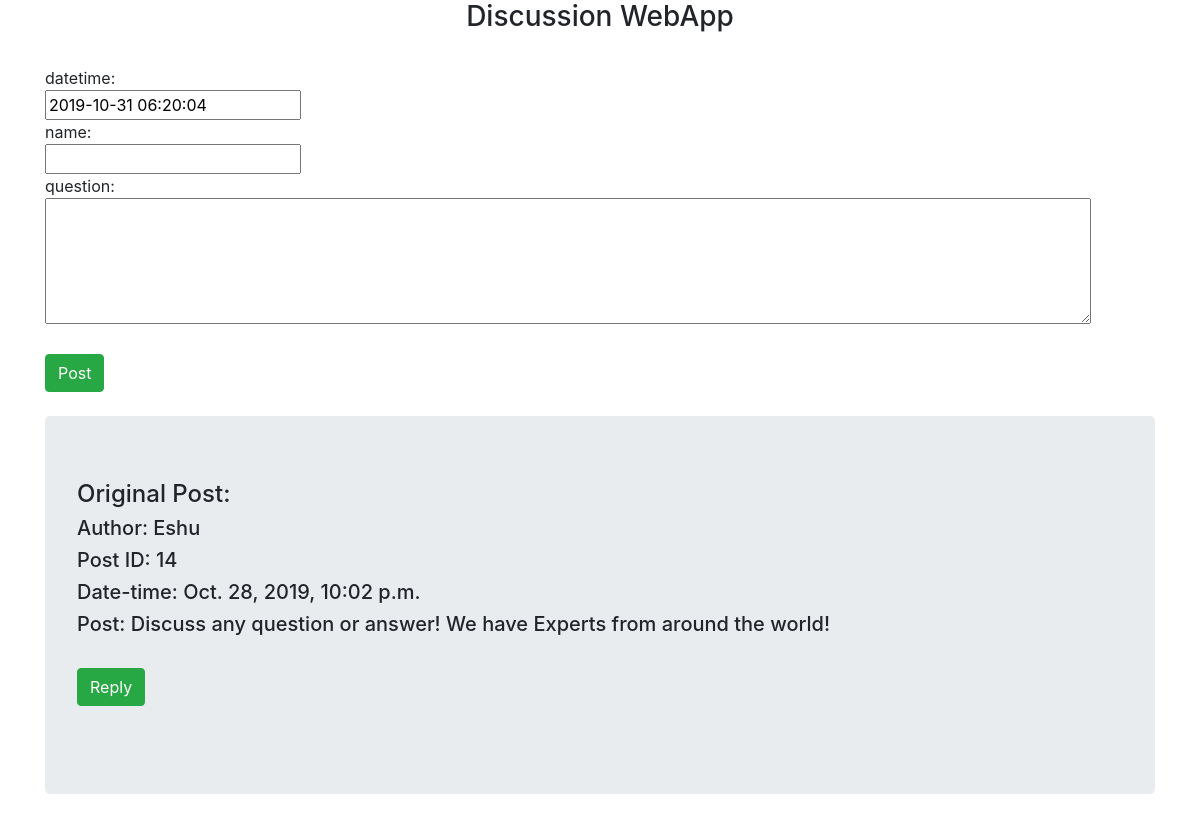
The app's page /, older data.
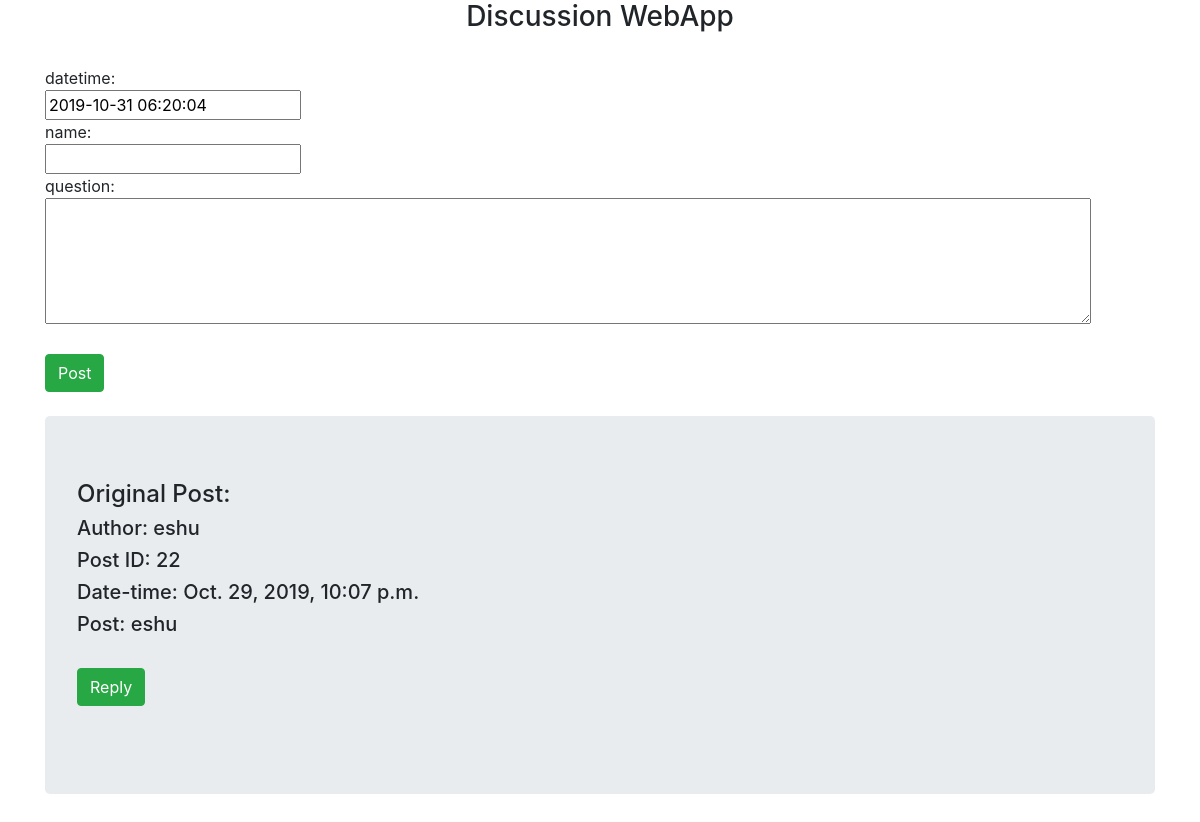
The same page, newer data.
### posts_app/models.py (models this page shows, shortened)
class postsModel(models.Model):
    datetime = models.DateTimeField(default=timezone.now)
    name = models.CharField(max_length=30,null=False)
    log = models.CharField(max_length=1000,null=False)

### posts_app/views.py (the view, shortened to what this page needs)
# urls.py: url(r'^$', views.index, name='index'),
def index(request):
    form = PostsForm()
    data = postsModel.objects.all().order_by('-datetime')
    replyData = replyModel.objects.all().order_by('-datetime')
    return render(request, 'posts_app/index.html',{'form':form,'data':data,'replyData':replyData})

### posts_app/forms.py
class PostsForm(forms.ModelForm):
    log = forms.CharField(widget=forms.Textarea(attrs={'rows':'5','cols':'100'}))
    class Meta():
        model = postsModel
        fields =['datetime','name','id','log']

### templates/posts_app/index.html (shortened to what this page needs)
<!DOCTYPE html>
<html lang="en">
<head>
    <link rel="stylesheet" href="https://stackpath.bootstrapcdn.com/bootstrap/4.3.1/css/bootstrap.min.css">
</head>
<body>
    <div class="container">
        <h3 style="text-align: center;">Discussion WebApp</h3>
        <form method="POST">
            {% for entry in form%}
                <br>
                {%if entry.name == "log"%}
                    question:
                {% else %}
                    {{entry.name}}:
                {% endif %}
                <br>
                {{entry}}
            {% endfor%}
            <br><br>
            <input type="submit" value="Post" class="btn btn-success">
            <br>
            <br>
        </form>
        {% for post in data %}
        <div class="jumbotron">
            <h4>Original Post:</h4>
            <h5>Author: {{post.name}}</h5>
            <h5>Post ID: {{post.id}}</h5>
            <h5>Date-time: {{post.datetime}}</h5>
            <h5>Post: {{post.log}}</h5>
            <br>
            <a href="{% url 'reply' %}"><button type="button" class="btn btn-success">Reply</button></a>
            <br>
            <br>
        </div>
        {% endfor %}
    </div>
</body>
</html>

Row changes from the older to the newer data that the page shows:
removed postsModel: name "Eshu", id "14", datetime "Oct. 28, 2019, 10:02 p.m.", log "Discuss any question or answer! We have Experts from around the world!"
added postsModel: name "eshu", id "22", datetime "Oct. 29, 2019, 10:07 p.m.", log "eshu"
